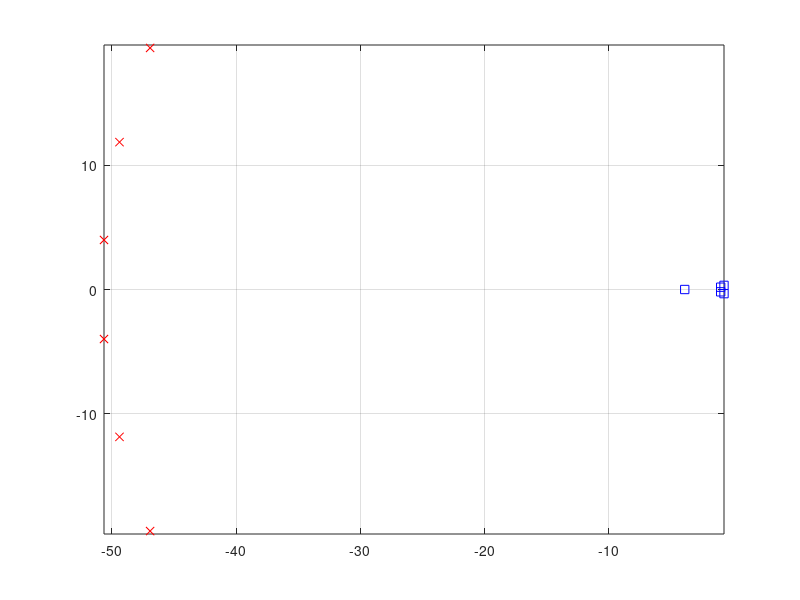

Reproduce this figure in MATLAB.
% FOR HELICOPTER NR 3-10
% This file contains the initialization for the helicopter assignment in
% the course TTK4115. Run this file before you execute QuaRC_ -> Build 
% to build the file heli_q8.mdl.

% Oppdatert høsten 2006 av Jostein Bakkeheim
% Oppdatert høsten 2008 av Arnfinn Aas Eielsen
% Oppdatert høsten 2009 av Jonathan Ronen
% Updated fall 2010, Dominik Breu
% Updated fall 2013, Mark Haring
% Updated spring 2015, Mark Haring


%%%%%%%%%%% Calibration of the encoder and the hardware for the specific
%%%%%%%%%%% helicopter
Joystick_gain_x = 4;
Joystick_gain_y = -7;


%%%%%%%%%%% Physical constants
g = 9.81; % gravitational constant [m/s^2]
l_c = 0.46; % distance elevation axis to counterweight [m]
l_h = 0.66; % distance elevation axis to helicopter head [m]
l_p = 0.175; % distance pitch axis to motor [m]
m_c = 1.92; % Counterweight mass [kg]
m_p = 0.72; % Motor mass [kg]
J_p = 2*m_p * l_p^2;
J_e = m_c * l_c^2 + 2 * m_p * l_h^2;
J_lambda = m_c * l_c^2 + 2 * m_p * (l_h^2 + l_p^2);

K_f = 0.148;
L_1 = l_p * K_f;
L_2 = g*(l_c * m_c - 2 * l_h * m_p);
L_3 = l_h * K_f;
L_4 = -L_3;

K_1 = L_1/J_p;
K_2 = L_3/J_e;
K_3 = -L_2*L_4/(L_3 * J_lambda);


%%%%%%%%%%% Calculated values

K_pp = 14;
K_pd = 2*sqrt(K_pp/K_1);
K_rp = -1.2;

rho = K_rp * K_3;  

%%%%%%%%%%% Matrices
A = [0 1 0 0 0 0; 0 0 0 0 0 0; 0 0 0 1 0 0; 0 0 0 0 0 0; 0 0 0 0 0 1; K_3 0 0 0 0 0];
B = [0 0; 0 K_1; 0 0; K_2 0; 0 0; 0 0];
C = [1 0 0 0 0 0; 0 0 1 0 0 0; 0 0 0 0 1 0];
D = zeros(3, 2);
sys = ss(A, B, C, D, ...
    'StateName', {'p'; 'p_dot'; 'e'; 'e_dot'; 'lambda'; 'lambda_dot'}, ...
    'InputName', {'V_s'; 'V_d'}, 'OutputName', {'p'; 'e'; 'lambda'});

O = obsv(sys);
rank(O)

%% Linear Quadratic Regulator, (From part 3)
%

A_I = [0 1 0 0 0; 0 0 0 0 0; 0 0 0 0 0; 1 0 0 0 0; 0 0 1 0 0];
B_I = [0 0; 0 K_1; K_2 0; 0 0; 0 0];
Q_I = diag([91.2 50 100 50 50]);
R_I = diag([1, 1]);

K = lqr(A_I, B_I, Q_I, R_I);
%K_P = K(1:2, 1:3);

C_I = [1 0 0 0 0; 0 0 1 0 0]; %Output matrix
P_I = [0 9.999999999999998;9.549869109050652 0];



%% POLE PLACEMENT
%

system_poles = eig(A_I-B_I*K);

r0 = max(abs(system_poles));

freq = 13;
angle = pi/8;
radius = r0*freq;

spread = -angle:(angle/(2.5)):angle;
observer_poles = -radius * exp(1i*spread);

L = transpose(place(transpose(A),transpose(C),observer_poles));

figure(2)
plot(real(system_poles), imag(system_poles), 'sb', real(observer_poles), ... 
    imag(observer_poles), 'rx'); 
grid on; 
axis equal;


